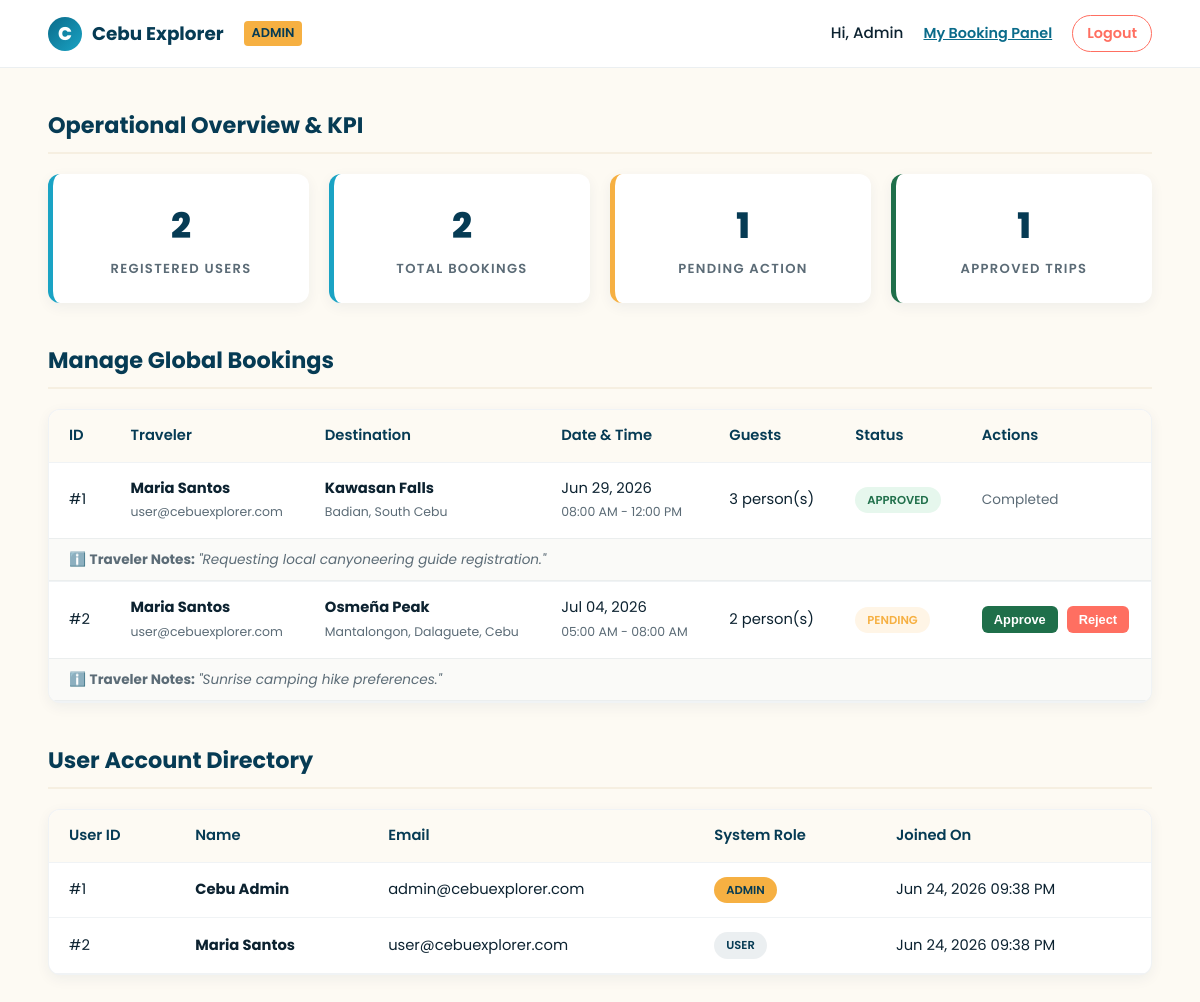
/admin.php (signed in), run on the app's committed database.
### tables this page shows
CREATE TABLE IF NOT EXISTS `bookings` (
  `id` INT AUTO_INCREMENT PRIMARY KEY,
  `user_id` INT NOT NULL,
  `destination_id` VARCHAR(50) NOT NULL,
  `booking_date` DATE NOT NULL,
  `time_slot` VARCHAR(50) NOT NULL,
  `guest_count` INT NOT NULL CHECK (`guest_count` > 0),
  `special_requests` TEXT DEFAULT NULL,
  `status` ENUM('pending', 'approved', 'rejected') NOT NULL DEFAULT 'pending',
  `created_at` TIMESTAMP DEFAULT CURRENT_TIMESTAMP,
  FOREIGN KEY (`user_id`) REFERENCES `users` (`id`) ON DELETE CASCADE,
  FOREIGN KEY (`destination_id`) REFERENCES `destinations` (`id`) ON DELETE CASCADE,
  INDEX `idx_user` (`user_id`),
  INDEX `idx_booking_date` (`booking_date`)
);

CREATE TABLE IF NOT EXISTS `users` (
  `id` INT AUTO_INCREMENT PRIMARY KEY,
  `name` VARCHAR(100) NOT NULL,
  `email` VARCHAR(150) NOT NULL UNIQUE,
  `password_hash` VARCHAR(255) NOT NULL,
  `role` ENUM('admin', 'user') NOT NULL DEFAULT 'user',
  `created_at` TIMESTAMP DEFAULT CURRENT_TIMESTAMP,
  INDEX `idx_email` (`email`)
);

CREATE TABLE IF NOT EXISTS `destinations` (
  `id` VARCHAR(50) PRIMARY KEY,
  `name` VARCHAR(100) NOT NULL,
  `category` ENUM('falls', 'islands', 'beaches', 'mountains', 'attract') NOT NULL,
  `badge` VARCHAR(50) NOT NULL,
  `location` VARCHAR(150) NOT NULL,
  `maps_url` TEXT NOT NULL,
  `description` TEXT NOT NULL,
  `why_visit` TEXT NOT NULL,
  `image_url` VARCHAR(255) NOT NULL,
  `rating` DECIMAL(2,1) NOT NULL DEFAULT 4.5
);

### admin.php (the view, shortened to what this page needs)
<?php
$db = getDB();
try {
    $totalUsers = $db->query("SELECT COUNT(*) FROM users")->fetchColumn();
    $totalBookings = $db->query("SELECT COUNT(*) FROM bookings")->fetchColumn();
    $pendingBookings = $db->query("SELECT COUNT(*) FROM bookings WHERE status = 'pending'")->fetchColumn();
    $approvedBookings = $db->query("SELECT COUNT(*) FROM bookings WHERE status = 'approved'")->fetchColumn();
    $userStmt = $db->query("SELECT id, name, email, role, created_at FROM users ORDER BY created_at DESC");
    $allUsers = $userStmt->fetchAll();
    $bookingStmt = $db->query("
        SELECT b.id, b.booking_date, b.time_slot, b.guest_count, b.special_requests, b.status, b.created_at,
               u.name AS user_name, u.email AS user_email,
               d.name AS dest_name, d.location AS dest_loc
        FROM bookings b
        JOIN users u ON b.user_id = u.id
        JOIN destinations d ON b.destination_id = d.id
        ORDER BY b.created_at DESC
    ");
    $allBookings = $bookingStmt->fetchAll();
} catch (PDOException $e) {
    $error = 'Error loading admin database assets.';
    error_log("Admin Retrieval Error: " . $e->getMessage());
}
?>
<!DOCTYPE html>
<html lang="en">
<head>
</head>
<body>
<header class="header">
    <a href="index.php" class="brand">
        <span class="brand-mark">C</span> Cebu Explorer <span style="font-size: 0.8rem; font-weight: 600; background: var(--sun); color: var(--ocean-900); padding: 2px 8px; border-radius: 4px; margin-left: 10px;">ADMIN</span>
    </a>
    <div class="user-nav">
        <span>Hi, Admin <strong><?= htmlspecialchars($user_name) ?></strong></span>
        <a href="dashboard.php" style="font-weight: 600; color: var(--ocean-700); font-size: 0.9rem;">My Booking Panel</a>
        <a href="logout.php" class="btn-logout">Logout</a>
    </div>
</header>
<div class="container">
    <h2 class="section-title">Operational Overview & KPI</h2>
    <div class="stats-grid">
        <div class="stat-card">
            <div class="num"><?= $totalUsers ?></div>
            <div class="lbl">Registered Users</div>
        </div>
        <div class="stat-card">
            <div class="num"><?= $totalBookings ?></div>
            <div class="lbl">Total Bookings</div>
        </div>
        <div class="stat-card stat-pending">
            <div class="num"><?= $pendingBookings ?></div>
            <div class="lbl">Pending Action</div>
        </div>
        <div class="stat-card stat-approved">
            <div class="num"><?= $approvedBookings ?></div>
            <div class="lbl">Approved Trips</div>
        </div>
    </div>
    <h2 class="section-title">Manage Global Bookings</h2>
    <div class="table-responsive">
        <table>
            <thead>
                <tr>
                    <th>ID</th>
                    <th>Traveler</th>
                    <th>Destination</th>
                    <th>Date & Time</th>
                    <th>Guests</th>
                    <th>Status</th>
                    <th>Actions</th>
                </tr>
            </thead>
            <tbody>
                <?php if (empty($allBookings)): ?>
                    <tr>
                        <td colspan="7" style="text-align: center; color: var(--muted); padding: 30px;">No bookings found in the database.</td>
                    </tr>
                <?php else: ?>
                    <?php foreach ($allBookings as $b): ?>
                        <tr>
                            <td>#<?= $b['id'] ?></td>
                            <td>
                                <strong><?= htmlspecialchars($b['user_name']) ?></strong><br/>
                                <span style="font-size: 0.78rem; color: var(--muted);"><?= htmlspecialchars($b['user_email']) ?></span>
                            </td>
                            <td>
                                <strong><?= htmlspecialchars($b['dest_name']) ?></strong><br/>
                                <span style="font-size: 0.78rem; color: var(--muted);"><?= htmlspecialchars($b['dest_loc']) ?></span>
                            </td>
                            <td>
                                <?= date('M d, Y', strtotime($b['booking_date'])) ?><br/>
                                <span style="font-size: 0.78rem; color: var(--muted);"><?= htmlspecialchars($b['time_slot']) ?></span>
                            </td>
                            <td><?= $b['guest_count'] ?> person(s)</td>
                            <td>
                                <span class="badge badge-<?= $b['status'] ?>"><?= $b['status'] ?></span>
                            </td>
                            <td>
                                <?php if ($b['status'] === 'pending'): ?>
                                    <form method="POST" action="admin.php" style="display: inline;">
                                        <button type="submit" class="btn-approve">Approve</button>
                                    </form>
                                    <form method="POST" action="admin.php" style="display: inline; margin-left: 5px;">
                                        <button type="submit" class="btn-reject">Reject</button>
                                    </form>
                                <?php else: ?>
                                    <span style="font-size: 0.85rem; color: var(--muted);">Completed</span>
                                <?php endif; ?>
                            </td>
                        </tr>
                        <?php if ($b['special_requests']): ?>
                            <tr style="background: #fafaf8;">
                                <td colspan="7" style="font-size: 0.85rem; padding: 10px 20px; color: var(--muted); border-bottom: 2px solid rgba(6,59,84,0.06);">
                                    ℹ️ <strong>Traveler Notes:</strong> <em>"<?= htmlspecialchars($b['special_requests']) ?>"</em>
                                </td>
                            </tr>
                        <?php endif; ?>
                    <?php endforeach; ?>
                <?php endif; ?>
            </tbody>
        </table>
    </div>
    <h2 class="section-title">User Account Directory</h2>
    <div class="table-responsive">
        <table>
            <thead>
                <tr>
                    <th>User ID</th>
                    <th>Name</th>
                    <th>Email</th>
                    <th>System Role</th>
                    <th>Joined On</th>
                </tr>
            </thead>
            <tbody>
                <?php foreach ($allUsers as $u): ?>
                    <tr>
                        <td>#<?= $u['id'] ?></td>
                        <td><strong><?= htmlspecialchars($u['name']) ?></strong></td>
                        <td><?= htmlspecialchars($u['email']) ?></td>
                        <td>
                            <span class="badge badge-role <?= ($u['role'] === 'admin') ? 'role-admin' : '' ?>"><?= $u['role'] ?></span>
                        </td>
                        <td><?= date('M d, Y h:i A', strtotime($u['created_at'])) ?></td>
                    </tr>
                <?php endforeach; ?>
            </tbody>
        </table>
    </div>
</div>
</body>
</html>

### admin.php (style rules this page uses)
:root { --ocean-900: #063b54; --ocean-700: #0a6b8a; --ocean-500: #1aa3c4; --sand-50: #fdfaf3; --sand-100: #f6efe1; --sun: #f6b042; --white: #ffffff; --coral: #ff6f61; --palm-700: #1f6f4a; --ink: #0c2230; --muted: #5b6b76; --radius: 12px; }
* { box-sizing: border-box; margin: 0; padding: 0; }
body { font-family: 'Poppins', sans-serif; background: var(--sand-50); color: var(--ink); line-height: 1.6; }
.header { background: var(--white); border-bottom: 1px solid rgba(6,59,84,.08); padding: 15px 4%; display: flex; justify-content: space-between; align-items: center; position: sticky; top: 0; z-index: 50; }
.brand { display: flex; align-items: center; gap: 10px; font-weight: 700; font-size: 1.15rem; color: var(--ocean-900); text-decoration: none; }
.brand-mark { width: 34px; height: 34px; border-radius: 50%; background: linear-gradient(135deg, var(--ocean-700), var(--ocean-500)); display: grid; place-items: center; color: #fff; font-weight: 800; }
.user-nav { display: flex; align-items: center; gap: 20px; }
.user-nav span { font-weight: 500; font-size: 0.95rem; }
.btn-logout { color: var(--coral); text-decoration: none; font-weight: 600; font-size: 0.9rem; border: 1.5px solid var(--coral); padding: 6px 14px; border-radius: 999px; transition: all 0.3s; }
.container { max-width: 1200px; margin: 40px auto; padding: 0 4%; }
.stats-grid { display: grid; grid-template-columns: repeat(auto-fit, minmax(220px, 1fr)); gap: 20px; margin-bottom: 40px; }
.stat-card { background: var(--white); border-radius: var(--radius); padding: 24px; box-shadow: 0 4px 14px rgba(6,59,84,.06); border-left: 5px solid var(--ocean-500); text-align: center; }
.stat-card.stat-pending { border-left-color: var(--sun); }
.stat-card.stat-approved { border-left-color: var(--palm-700); }
.stat-card .num { font-size: 2.2rem; font-weight: 800; color: var(--ocean-900); margin-bottom: 4px; }
.stat-card .lbl { font-size: 0.82rem; text-transform: uppercase; letter-spacing: 0.1em; color: var(--muted); font-weight: 600; }
.section-title { color: var(--ocean-900); font-size: 1.4rem; margin-bottom: 20px; border-bottom: 2px solid var(--sand-100); padding-bottom: 8px; }
.table-responsive { background: var(--white); border-radius: var(--radius); box-shadow: 0 4px 14px rgba(6,59,84,.06); overflow-x: auto; border: 1px solid rgba(6,59,84,.06); margin-bottom: 40px; }
table { width: 100%; border-collapse: collapse; text-align: left; font-size: 0.92rem; }
th, td { padding: 14px 20px; border-bottom: 1px solid rgba(6,59,84,.06); }
th { background: #fdfaf3; color: var(--ocean-900); font-weight: 600; }
.badge { display: inline-block; padding: 4px 12px; border-radius: 999px; font-size: 0.72rem; font-weight: 600; text-transform: uppercase; }
.badge-pending { background: #fff5e6; color: var(--sun); }
.badge-approved { background: #e6f7ed; color: var(--palm-700); }
.badge-role { background: rgba(6,59,84,0.08); color: var(--ocean-900); }
.badge-role.role-admin { background: var(--sun); color: var(--ocean-900); }
.btn-approve { background: var(--palm-700); color: #white; border: none; padding: 6px 12px; border-radius: 6px; font-size: 0.8rem; font-weight: 600; cursor: pointer; color: white; transition: all 0.3s; }
.btn-reject { background: var(--coral); color: #white; border: none; padding: 6px 12px; border-radius: 6px; font-size: 0.8rem; font-weight: 600; cursor: pointer; color: white; transition: all 0.3s; }

### data on the page
bookings: id "1", user.name "Maria Santos", user.email "user@cebuexplorer.com", destination.name "Kawasan Falls", destination.location "Badian, South Cebu", booking_date "Jun 29, 2026", time_slot "08:00 AM - 12:00 PM", guest_count "3", status "APPROVED", shows "Completed", special_requests "Requesting local canyoneering guide registration."
bookings: id "2", user.name "Maria Santos", user.email "user@cebuexplorer.com", destination.name "Osmeña Peak", destination.location "Mantalongon, Dalaguete, Cebu", booking_date "Jul 04, 2026", time_slot "05:00 AM - 08:00 AM", guest_count "2", status "PENDING", special_requests "Sunrise camping hike preferences."
users: id "1", name "Cebu Admin", email "admin@cebuexplorer.com", role "ADMIN", created_at "Jun 24, 2026 09:38 PM"
users: id "2", name "Maria Santos", email "user@cebuexplorer.com", role "USER", created_at "Jun 24, 2026 09:38 PM"

### other printed values
$totalUsers "2"
$totalBookings "2"
$pendingBookings "1"
$approvedBookings "1"
